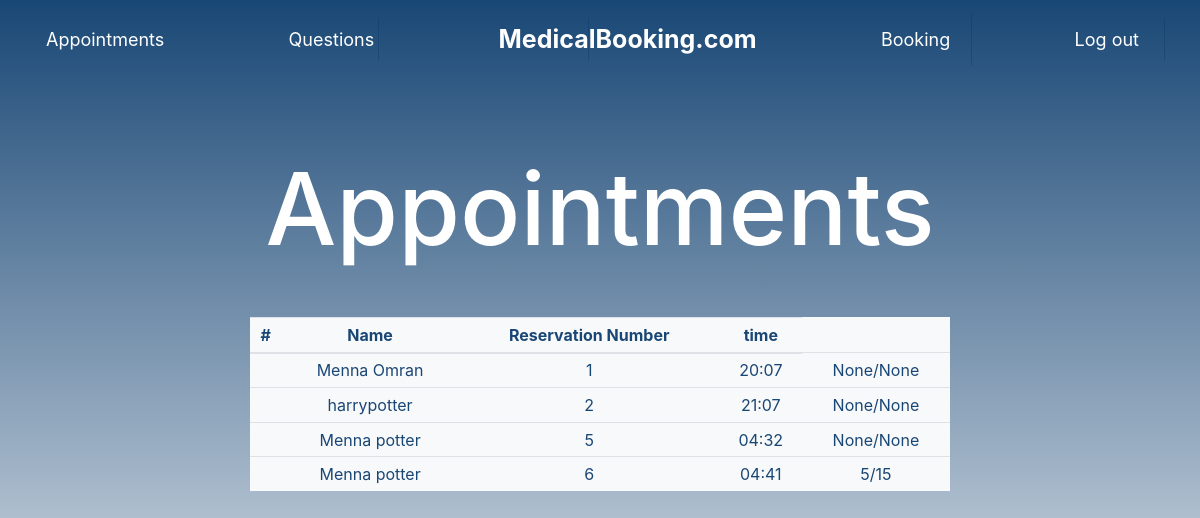
The app's page /appointments (signed in) with its own data.
### tables this page shows
CREATE TABLE appointments(id INTEGER PRIMARY KEY, user_id INTEGER, time TEXT, description TEXT, email TEXT, name TEXT, number INTEGER, day INTEGER, month INTEGER, FOREIGN KEY(user_id) REFERENCES users(id));

### application.py (the view)
@app.route("/appointments", methods=["GET", "POST"])
@login_required
def appointments():
    user_id = session["user_id"]
    rows = db.execute("SELECT * FROM appointments WHERE user_id = ?", user_id)
    return render_template("appointments.html", rows=rows)

### helper.py (called while the page is built)
def login_required(f):
    @wraps(f)
    def decorated_function(*args, **kwargs):
        if session.get("user_id") is None:
            return redirect("/")
        return f(*args, **kwargs)
    return decorated_function

### templates/appointments.html (shortened to what this page needs)
{% extends "layout.html" %}
{% block main %}
    <div id="disabled">
    <div class="container" style="margin-bottom:40px; margin-top:1px;">
        <h1 style="font-size:100px; color:white;">Appointments</h1>
    </div>
    <table class="table table-sm bg-light" style="color:rgba(0,51,102, 0.9);">
  <thead>
    <tr>
      <th scope="col">#</th>
      <th scope="col">Name</th>
      <th scope="col">Reservation Number</th>
      <th scope="col">time</th>
    </tr>
    </thead>
    <tbody>
    {% for row in rows %}
    <tr>
      <td></td>
      <td> {{ row.name }} </td>
      <td> {{ row.id }} </td>
      <td> {{ row.time }} </td>
      <td>{{row.month}}/{{row.day}}</td>
    </tr>
    {% endfor %}
    </tbody>
    </table>
    </div>
{% endblock %}

### templates/layout.html (shortened to what this page needs)
<!DOCTYPE html>
<html lang="en">
    <head>
        <link rel="stylesheet" href="https://cdn.jsdelivr.net/npm/bootstrap@4.5.3/dist/css/bootstrap.min.css">
        <link href="/static/styles.css" rel="stylesheet">
    </head>
    <body class="header">
        <nav class="navbar navbar-expand-lg navbar-light">
            <div class="container-fluid">
                {% if session.user_id %}
                <ul class="navbar-nav mr-auto my-2 mt-2 container">
                    <li class="nav-item"><a class="nav-link" href="/appointments">Appointments</a></li>
                    <li class="nav-item"><a class="nav-link" href="/ask">Questions</a></li>
                    <li class="nav-item"><a class="nav-link" style="font-size:25px;" href="/book"><strong>MedicalBooking.com</strong></a></li>
                    <li class="nav-item"><a class="nav-link" href="/book">Booking</a></li>
                    <li class="nav-item"><a class="nav-link" href="/logout">Log out</a></li>
                </ul>
                {% endif %}
            </div>
        </nav>
        <main class="container p-5">
        {% block main %}{% endblock %}
        </main>
        </body>
</html>

### static/styles.css (style rules this page uses)
.header { min-height:100vh; width:100%; background-image: linear-gradient(to top, rgba(255,255,255, 0.6), rgba(0,51,102, 0.9)), url(https://images.unsplash.com/photo-1516574187841-cb9cc2ca948b?ixid=MnwxMjA3fDB8MHxzZWFyY2h8MzN8fG1lZGljYWx8ZW58MHx8MHx8&ixlib=rb-1.2.1&auto=format&fit=crop&w=500&q=60); background-size:cover; position: relative; }
main { overflow-x: auto; text-align: center; }
.navbar { background-color:none; height:85px; padding-top:2px !important; padding-bottom:px !important; font-size:18px; }
.nav-item .nav-link { color:white !important; }
ul { list-style:none; }
ul li { display:inline-block; padding:0 7px; position:relative; }
ul li:not(:last-child)::after { content:""; border:1px solid rgba(0,51,102, 0.3); border-width: 1px 1px 0 0; position:absolute; right:-200px; top:0; height:100%; }
.container { margin-top:15px; display: flex; width: 100%; justify-content: center; }
#disabled { display:block; !important justify-content: center; }

### records on screen
appointments: name "Menna Omran", id "1", time "20:07", month "None", day "None"
appointments: name "harrypotter", id "2", time "21:07", month "None", day "None"
appointments: name "Menna potter", id "5", time "04:32", month "None", day "None"
appointments: name "Menna potter", id "6", time "04:41", month "5", day "15"
